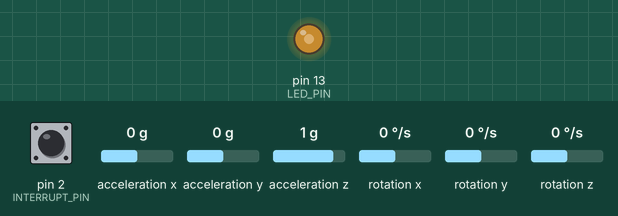
A sketch run on a simulated Arduino Leonardo, built with avr-gcc and run on an emulated ATmega32U4. On the bench: output pins drawn as LEDs (lit = HIGH). The inputs (shaded band) are chosen by the test bench; at power-on: pin 2 (INTERRUPT_PIN) LOW, acceleration x 0 g, acceleration y 0 g, acceleration z 1 g, rotation x 0 °/s, rotation y 0 °/s, rotation z 0 °/s. The sensor or clock chip raises its interrupt line as the real part does; what the sketch prints to the serial monitor is not drawn.

Above: at 1.7 s.
1.8 s: pin 2 (INTERRUPT_PIN) pulled HIGH for 0.15 s
At 3.2 s:
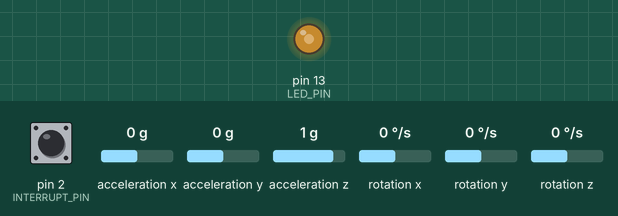
3.5 s: pin 2 (INTERRUPT_PIN) pulled HIGH for 1 s
At 4.0 s:
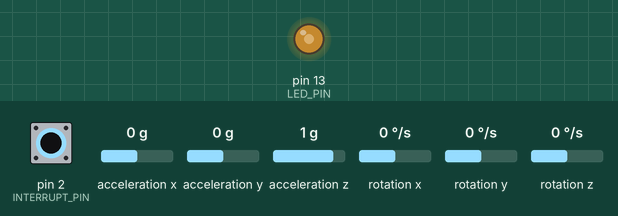
Timing chart, 0 to 6.5 s (numbered marks = the images above; inputs shaded):
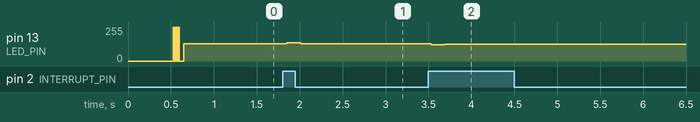

Measured:
- after the input at 1.8 s, pin 13 (LED_PIN): 128/255 → 136/255 after 0.05 s, → 128/255 0.16 s later
- after the input at 3.5 s, pin 13 (LED_PIN): 128/255 → 121/255 at once, → 127/255 0.16 s later

The sketch:

mop.ino
```cpp
// I2C device class (I2Cdev) demonstration Arduino sketch for MPU6050 class using DMP (MotionApps v2.0)
// 6/21/2012 by Jeff Rowberg <jeff@rowberg.net>
// Updates should (hopefully) always be available at https://github.com/jrowberg/i2cdevlib
//
// Changelog:
//      2013-05-08 - added seamless Fastwire support
//                 - added note about gyro calibration
//      2012-06-21 - added note about Arduino 1.0.1 + Leonardo compatibility error
//      2012-06-20 - improved FIFO overflow handling and simplified read process
//      2012-06-19 - completely rearranged DMP initialization code and simplification
//      2012-06-13 - pull gyro and accel data from FIFO packet instead of reading directly
//      2012-06-09 - fix broken FIFO read sequence and change interrupt detection to RISING
//      2012-06-05 - add gravity-compensated initial reference frame acceleration output
//                 - add 3D math helper file to DMP6 example sketch
//                 - add Euler output and Yaw/Pitch/Roll output formats
//      2012-06-04 - remove accel offset clearing for better results (thanks Sungon Lee)
//      2012-06-01 - fixed gyro sensitivity to be 2000 deg/sec instead of 250
//      2012-05-30 - basic DMP initialization working

/* ============================================
I2Cdev device library code is placed under the MIT license
Copyright (c) 2012 Jeff Rowberg

Permission is hereby granted, free of charge, to any person obtaining a copy
of this software and associated documentation files (the "Software"), to deal
in the Software without restriction, including without limitation the rights
to use, copy, modify, merge, publish, distribute, sublicense, and/or sell
copies of the Software, and to permit persons to whom the Software is
furnished to do so, subject to the following conditions:

The above copyright notice and this permission notice shall be included in
all copies or substantial portions of the Software.

THE SOFTWARE IS PROVIDED "AS IS", WITHOUT WARRANTY OF ANY KIND, EXPRESS OR
IMPLIED, INCLUDING BUT NOT LIMITED TO THE WARRANTIES OF MERCHANTABILITY,
FITNESS FOR A PARTICULAR PURPOSE AND NONINFRINGEMENT. IN NO EVENT SHALL THE
AUTHORS OR COPYRIGHT HOLDERS BE LIABLE FOR ANY CLAIM, DAMAGES OR OTHER
LIABILITY, WHETHER IN AN ACTION OF CONTRACT, TORT OR OTHERWISE, ARISING FROM,
OUT OF OR IN CONNECTION WITH THE SOFTWARE OR THE USE OR OTHER DEALINGS IN
THE SOFTWARE.
===============================================
*/

// I2Cdev and MPU6050 must be installed as libraries, or else the .cpp/.h files
// for both classes must be in the include path of your project
#include "I2Cdev.h"

#include "MPU6050_6Axis_MotionApps20.h"
//#include "MPU6050.h" // not necessary if using MotionApps include file

// Arduino Wire library is required if I2Cdev I2CDEV_ARDUINO_WIRE implementation
// is used in I2Cdev.h
#if I2CDEV_IMPLEMENTATION == I2CDEV_ARDUINO_WIRE
    #include "Wire.h"
#endif

// class default I2C address is 0x68
// specific I2C addresses may be passed as a parameter here
// AD0 low = 0x68 (default for SparkFun breakout and InvenSense evaluation board)
// AD0 high = 0x69
MPU6050 mpu;
//MPU6050 mpu(0x69); // <-- use for AD0 high

/* =========================================================================
   NOTE: In addition to connection 3.3v, GND, SDA, and SCL, this sketch
   depends on the MPU-6050's INT pin being connected to the Arduino's
   external interrupt #0 pin. On the Arduino Uno and Mega 2560, this is
   digital I/O pin 2.
 * ========================================================================= */

/* =========================================================================
   NOTE: Arduino v1.0.1 with the Leonardo board generates a compile error
   when using Serial.write(buf, len). The Teapot output uses this method.
   The solution requires a modification to the Arduino USBAPI.h file, which
   is fortunately simple, but annoying. This will be fixed in the next IDE
   release. For more info, see these links:

   http://arduino.cc/forum/index.php/topic,109987.0.html
   http://code.google.com/p/arduino/issues/detail?id=958
 * ========================================================================= */


// uncomment "OUTPUT_READABLE_QUATERNION" if you want to see the actual
// quaternion components in a [w, x, y, z] format (not best for parsing
// on a remote host such as Processing or something though)
//#define OUTPUT_READABLE_QUATERNION

// uncomment "OUTPUT_READABLE_EULER" if you want to see Euler angles
// (in degrees) calculated from the quaternions coming from the FIFO.
// Note that Euler angles suffer from gimbal lock (for more info, see
// http://en.wikipedia.org/wiki/Gimbal_lock)
//#define OUTPUT_READABLE_EULER

// uncomment "OUTPUT_READABLE_YAWPITCHROLL" if you want to see the yaw/
// pitch/roll angles (in degrees) calculated from the quaternions coming
// from the FIFO. Note this also requires gravity vector calculations.
// Also note that yaw/pitch/roll angles suffer from gimbal lock (for
// more info, see: http://en.wikipedia.org/wiki/Gimbal_lock)
//#define OUTPUT_READABLE_YAWPITCHROLL

// uncomment "OUTPUT_READABLE_REALACCEL" if you want to see acceleration
// components with gravity removed. This acceleration reference frame is
// not compensated for orientation, so +X is always +X according to the
// sensor, just without the effects of gravity. If you want acceleration
// compensated for orientation, us OUTPUT_READABLE_WORLDACCEL instead.
#define OUTPUT_READABLE_REALACCEL

// uncomment "OUTPUT_READABLE_WORLDACCEL" if you want to see acceleration
// components with gravity removed and adjusted for the world frame of
// reference (yaw is relative to initial orientation, since no magnetometer
// is present in this case). Could be quite handy in some cases.
//#define OUTPUT_READABLE_WORLDACCEL

// uncomment "OUTPUT_TEAPOT" if you want output that matches the
// format used for the InvenSense teapot demo
//#define OUTPUT_TEAPOT


#define INTERRUPT_PIN 2  // use pin 2 on Arduino Uno & most boards
#define LED_PIN 13 // (Arduino is 13, Teensy is 11, Teensy++ is 6)
bool blinkState = false;

// MPU control/status vars
bool dmpReady = false;  // set true if DMP init was successful
uint8_t mpuIntStatus;   // holds actual interrupt status byte from MPU
uint8_t devStatus;      // return status after each device operation (0 = success, !0 = error)
uint16_t packetSize;    // expected DMP packet size (default is 42 bytes)
uint16_t fifoCount;     // count of all bytes currently in FIFO
uint8_t fifoBuffer[64]; // FIFO storage buffer

// orientation/motion vars
Quaternion q;           // [w, x, y, z]         quaternion container
VectorInt16 aa;         // [x, y, z]            accel sensor measurements
VectorInt16 aaReal;     // [x, y, z]            gravity-free accel sensor measurements
VectorInt16 aaWorld;    // [x, y, z]            world-frame accel sensor measurements
VectorFloat gravity;    // [x, y, z]            gravity vector
float euler[3];         // [psi, theta, phi]    Euler angle container
float ypr[3];           // [yaw, pitch, roll]   yaw/pitch/roll container and gravity vector

// packet structure for InvenSense teapot demo
uint8_t teapotPacket[14] = { '$', 0x02, 0,0, 0,0, 0,0, 0,0, 0x00, 0x00, '\r', '\n' };


// ================================================================
// ===               INTERRUPT DETECTION ROUTINE                ===
// ================================================================

volatile bool mpuInterrupt = false;     // indicates whether MPU interrupt pin has gone high
void dmpDataReady() {
    mpuInterrupt = true;
}


// ================================================================
// ===                      INITIAL SETUP                       ===
// ================================================================

void setup() {
    // join I2C bus (I2Cdev library doesn't do this automatically)
    #if I2CDEV_IMPLEMENTATION == I2CDEV_ARDUINO_WIRE
        Wire.begin();
        Wire.setClock(400000); // 400kHz I2C clock. Comment this line if having compilation difficulties
    #elif I2CDEV_IMPLEMENTATION == I2CDEV_BUILTIN_FASTWIRE
        Fastwire::setup(400, true);
    #endif

    // initialize serial communication
    // (115200 chosen because it is required for Teapot Demo output, but it's
    // really up to you depending on your project)
    Serial.begin(115200);
    while (!Serial); // wait for Leonardo enumeration, others continue immediately

    // NOTE: 8MHz or slower host processors, like the Teensy @ 3.3V or Arduino
    // Pro Mini running at 3.3V, cannot handle this baud rate reliably due to
    // the baud timing being too misaligned with processor ticks. You must use
    // 38400 or slower in these cases, or use some kind of external separate
    // crystal solution for the UART timer.

    // initialize device
//    Serial.println(F("Initializing I2C devices..."));
    mpu.initialize();
    pinMode(INTERRUPT_PIN, INPUT);

    // verify connection
//    Serial.println(F("Testing device connections..."));
//    Serial.println(mpu.testConnection() ? F("MPU6050 connection successful") : F("MPU6050 connection failed"));
    mpu.testConnection();

    // wait for ready
//    Serial.println(F("\nSend any character to begin DMP programming and demo: "));
//    while (Serial.available() && Serial.read()); // empty buffer
//    while (!Serial.available());                 // wait for data
//    while (Serial.available() && Serial.read()); // empty buffer again

    // load and configure the DMP
//    Serial.println(F("Initializing DMP..."));
    devStatus = mpu.dmpInitialize();

    // supply your own gyro offsets here, scaled for min sensitivity
    mpu.setXGyroOffset(220);
    mpu.setYGyroOffset(76);
    mpu.setZGyroOffset(-85);
    mpu.setZAccelOffset(1788); // 1688 factory default for my test chip

    // make sure it worked (returns 0 if so)
    if (devStatus == 0) {
        // turn on the DMP, now that it's ready
//        Serial.println(F("Enabling DMP..."));
        mpu.setDMPEnabled(true);

        // enable Arduino interrupt detection
//        Serial.println(F("Enabling interrupt detection (Arduino external interrupt 0)..."));
        attachInterrupt(digitalPinToInterrupt(INTERRUPT_PIN), dmpDataReady, RISING);
        mpuIntStatus = mpu.getIntStatus();

        // set our DMP Ready flag so the main loop() function knows it's okay to use it
//        Serial.println(F("DMP ready! Waiting for first interrupt..."));
        dmpReady = true;

        // get expected DMP packet size for later comparison
        packetSize = mpu.dmpGetFIFOPacketSize();
    } else {
        // ERROR!
        // 1 = initial memory load failed
        // 2 = DMP configuration updates failed
        // (if it's going to break, usually the code will be 1)
//        Serial.print(F("DMP Initialization failed (code "));
//        Serial.print(devStatus);
//        Serial.println(F(")"));
    }

    // configure LED for output
    pinMode(LED_PIN, OUTPUT);
}


// ================================================================
// ===                    MAIN PROGRAM LOOP                     ===
// ================================================================

void loop() {
    // if programming failed, don't try to do anything
    if (!dmpReady) return;

    // wait for MPU interrupt or extra packet(s) available
    while (!mpuInterrupt && fifoCount < packetSize) {
        // other program behavior stuff here
        // .
        // .
        // .
        // if you are really paranoid you can frequently test in between other
        // stuff to see if mpuInterrupt is true, and if so, "break;" from the
        // while() loop to immediately process the MPU data
        // .
        // .
        // .
    }

    // reset interrupt flag and get INT_STATUS byte
    mpuInterrupt = false;
    mpuIntStatus = mpu.getIntStatus();

    // get current FIFO count
    fifoCount = mpu.getFIFOCount();

    // check for overflow (this should never happen unless our code is too inefficient)
    if ((mpuIntStatus & 0x10) || fifoCount == 1024) {
        // reset so we can continue cleanly
        mpu.resetFIFO();
//        Serial.println(F("FIFO overflow!"));

    // otherwise, check for DMP data ready interrupt (this should happen frequently)
    } else if (mpuIntStatus & 0x02) {
        // wait for correct available data length, should be a VERY short wait
        while (fifoCount < packetSize) fifoCount = mpu.getFIFOCount();

        // read a packet from FIFO
        mpu.getFIFOBytes(fifoBuffer, packetSize);

        // track FIFO count here in case there is > 1 packet available
        // (this lets us immediately read more without waiting for an interrupt)
        fifoCount -= packetSize;

        #ifdef OUTPUT_READABLE_QUATERNION
            // display quaternion values in easy matrix form: w x y z
            mpu.dmpGetQuaternion(&q, fifoBuffer);
//            Serial.print("quat\t");
            Serial.print(q.w);
            Serial.print(",");
            Serial.print(q.x);
            Serial.print(",");
            Serial.print(q.y);
            Serial.print(",");
            Serial.println(q.z);
        #endif

        #ifdef OUTPUT_READABLE_EULER
            // display Euler angles in degrees
            mpu.dmpGetQuaternion(&q, fifoBuffer);
            mpu.dmpGetEuler(euler, &q);
//            Serial.print("euler\t");
            Serial.print(euler[0] * 180/M_PI);
            Serial.print(",");
            Serial.print(euler[1] * 180/M_PI);
            Serial.print(",");
            Serial.println(euler[2] * 180/M_PI);
        #endif

        #ifdef OUTPUT_READABLE_YAWPITCHROLL
            // display Euler angles in degrees
            mpu.dmpGetQuaternion(&q, fifoBuffer);
            mpu.dmpGetGravity(&gravity, &q);
            mpu.dmpGetYawPitchRoll(ypr, &q, &gravity);
//            Serial.print("ypr\t");
            Serial.print(ypr[0] * 180/M_PI);
            Serial.print(",");
            Serial.print(ypr[1] * 180/M_PI);
            Serial.print(",");
            Serial.println(ypr[2] * 180/M_PI);
        #endif

        #ifdef OUTPUT_READABLE_REALACCEL
            // display real acceleration, adjusted to remove gravity
            mpu.dmpGetQuaternion(&q, fifoBuffer);
            mpu.dmpGetAccel(&aa, fifoBuffer);
            mpu.dmpGetGravity(&gravity, &q);
            mpu.dmpGetLinearAccel(&aaReal, &aa, &gravity);
//            Serial.print("areal\t");
            Serial.print(aaReal.x);
            Serial.print(",");
            Serial.print(aaReal.y);
            Serial.print(",");
            Serial.println(aaReal.z);
        #endif

        #ifdef OUTPUT_READABLE_WORLDACCEL
            // display initial world-frame acceleration, adjusted to remove gravity
            // and rotated based on known orientation from quaternion
            mpu.dmpGetQuaternion(&q, fifoBuffer);
            mpu.dmpGetAccel(&aa, fifoBuffer);
            mpu.dmpGetGravity(&gravity, &q);
            mpu.dmpGetLinearAccel(&aaReal, &aa, &gravity);
            mpu.dmpGetLinearAccelInWorld(&aaWorld, &aaReal, &q);
//            Serial.print("aworld\t");
            Serial.print(aaWorld.x);
            Serial.print(",");
            Serial.print(aaWorld.y);
            Serial.print(",");
            Serial.println(aaWorld.z);
        #endif

        #ifdef OUTPUT_TEAPOT
            // display quaternion values in InvenSense Teapot demo format:
            teapotPacket[2] = fifoBuffer[0];
            teapotPacket[3] = fifoBuffer[1];
            teapotPacket[4] = fifoBuffer[4];
            teapotPacket[5] = fifoBuffer[5];
            teapotPacket[6] = fifoBuffer[8];
            teapotPacket[7] = fifoBuffer[9];
            teapotPacket[8] = fifoBuffer[12];
            teapotPacket[9] = fifoBuffer[13];
            Serial.write(teapotPacket, 14);
            teapotPacket[11]++; // packetCount, loops at 0xFF on purpose
        #endif

        // blink LED to indicate activity
        blinkState = !blinkState;
        digitalWrite(LED_PIN, blinkState);
    }
}
```
